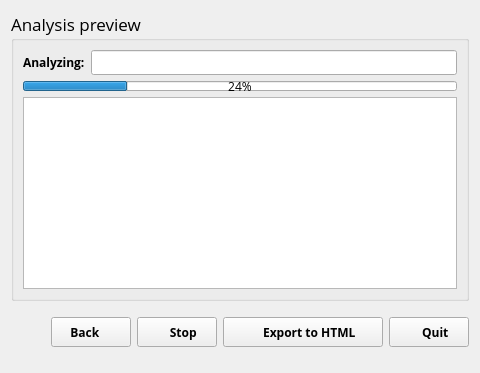
      <widget class="QWidget" name="page_4">
       <layout class="QGridLayout" name="gridLayout_27">
        <item row="0" column="0">
         <widget class="QGroupBox" name="groupBox_analysis_preview">
          <property name="font">
           <font>
            <family>Open Sans</family>
            <pointsize>13</pointsize>
           </font>
          </property>
          <property name="title">
           <string>Analysis preview</string>
          </property>
          <layout class="QGridLayout" name="gridLayout_23">
           <item row="0" column="0">
            <layout class="QGridLayout" name="gridLayout_25">
             <item row="0" column="0">
              <widget class="QLabel" name="label_31">
               <property name="font">
                <font>
                 <pointsize>9</pointsize>
                 <weight>75</weight>
                 <bold>true</bold>
                </font>
               </property>
               <property name="text">
                <string>Analyzing:</string>
               </property>
              </widget>
             </item>
             <item row="1" column="0" colspan="2">
              <widget class="QProgressBar" name="progressBar_analysis">
               <property name="minimumSize">
                <size>
                 <width>0</width>
                 <height>10</height>
                </size>
               </property>
               <property name="maximumSize">
                <size>
                 <width>16777215</width>
                 <height>10</height>
                </size>
               </property>
               <property name="font">
                <font>
                 <pointsize>9</pointsize>
                </font>
               </property>
               <property name="value">
                <number>24</number>
               </property>
              </widget>
             </item>
             <item row="0" column="1">
              <widget class="QLineEdit" name="line_input_path_analysis">
               <property name="font">
                <font>
                 <pointsize>9</pointsize>
                </font>
               </property>
              </widget>
             </item>
            </layout>
           </item>
           <item row="1" column="0">
            <widget class="QTableWidget" name="table_analysis_preview">
             <property name="font">
              <font>
               <family>Open Sans</family>
               <pointsize>8</pointsize>
              </font>
             </property>
            </widget>
           </item>
          </layout>
         </widget>
        </item>
        <item row="2" column="0">
         <layout class="QGridLayout" name="gridLayout_24">
          <item row="0" column="0">
           <spacer name="horizontalSpacer_19">
            <property name="orientation">
             <enum>Qt::Horizontal</enum>
            </property>
            <property name="sizeHint" stdset="0">
             <size>
              <width>40</width>
              <height>20</height>
             </size>
            </property>
           </spacer>
          </item>
          <item row="0" column="1">
           <widget class="QPushButton" name="button_analysis_screen_back">
            <property name="sizePolicy">
             <sizepolicy hsizetype="Fixed" vsizetype="Fixed">
              <horstretch>0</horstretch>
              <verstretch>0</verstretch>
             </sizepolicy>
            </property>
            <property name="minimumSize">
             <size>
              <width>80</width>
              <height>30</height>
             </size>
            </property>
            <property name="maximumSize">
             <size>
              <width>80</width>
              <height>30</height>
             </size>
            </property>
            <property name="font">
             <font>
              <family>Open Sans</family>
              <pointsize>9</pointsize>
              <weight>75</weight>
              <bold>true</bold>
             </font>
            </property>
            <property name="text">
             <string>Back    </string>
            </property>
            <property name="icon">
             <iconset resource="icons.qrc">
              <normaloff>:/icons/arrow_left.png</normaloff>:/icons/arrow_left.png</iconset>
            </property>
            <property name="iconSize">
             <size>
              <width>24</width>
              <height>24</height>
             </size>
            </property>
           </widget>
          </item>
          <item row="0" column="2">
           <widget class="QPushButton" name="button_stop_analysis">
            <property name="sizePolicy">
             <sizepolicy hsizetype="Fixed" vsizetype="Fixed">
              <horstretch>0</horstretch>
              <verstretch>0</verstretch>
             </sizepolicy>
            </property>
            <property name="minimumSize">
             <size>
              <width>80</width>
              <height>30</height>
             </size>
            </property>
            <property name="maximumSize">
             <size>
              <width>80</width>
              <height>30</height>
             </size>
            </property>
            <property name="font">
             <font>
              <family>Open Sans</family>
              <pointsize>9</pointsize>
              <weight>75</weight>
              <bold>true</bold>
             </font>
            </property>
            <property name="layoutDirection">
             <enum>Qt::RightToLeft</enum>
            </property>
            <property name="text">
             <string>    Stop</string>
            </property>
            <property name="icon">
             <iconset resource="icons.qrc">
              <normaloff>:/icons/stop.png</normaloff>:/icons/stop.png</iconset>
            </property>
            <property name="iconSize">
             <size>
              <width>24</width>
              <height>24</height>
             </size>
            </property>
           </widget>
          </item>
          <item row="0" column="3">
           <widget class="QPushButton" name="button_export_to_html">
            <property name="sizePolicy">
             <sizepolicy hsizetype="Fixed" vsizetype="Fixed">
              <horstretch>0</horstretch>
              <verstretch>0</verstretch>
             </sizepolicy>
            </property>
            <property name="minimumSize">
             <size>
              <width>160</width>
              <height>30</height>
             </size>
            </property>
            <property name="maximumSize">
             <size>
              <width>160</width>
              <height>30</height>
             </size>
            </property>
            <property name="font">
             <font>
              <family>Open Sans</family>
              <pointsize>9</pointsize>
              <weight>75</weight>
              <bold>true</bold>
             </font>
            </property>
            <property name="layoutDirection">
             <enum>Qt::RightToLeft</enum>
            </property>
            <property name="text">
             <string>    Export to HTML</string>
            </property>
            <property name="icon">
             <iconset resource="icons.qrc">
              <normaloff>:/icons/html.png</normaloff>:/icons/html.png</iconset>
            </property>
            <property name="iconSize">
             <size>
              <width>24</width>
              <height>24</height>
             </size>
            </property>
           </widget>
          </item>
          <item row="0" column="4">
           <widget class="QPushButton" name="button_quit_analysis_screen">
            <property name="sizePolicy">
             <sizepolicy hsizetype="Fixed" vsizetype="Fixed">
              <horstretch>0</horstretch>
              <verstretch>0</verstretch>
             </sizepolicy>
            </property>
            <property name="minimumSize">
             <size>
              <width>80</width>
              <height>30</height>
             </size>
            </property>
            <property name="maximumSize">
             <size>
              <width>80</width>
              <height>30</height>
             </size>
            </property>
            <property name="font">
             <font>
              <family>Open Sans</family>
              <pointsize>9</pointsize>
              <weight>75</weight>
              <bold>true</bold>
             </font>
            </property>
            <property name="layoutDirection">
             <enum>Qt::RightToLeft</enum>
            </property>
            <property name="text">
             <string>    Quit</string>
            </property>
            <property name="icon">
             <iconset resource="icons.qrc">
              <normaloff>:/icons/button_power.png</normaloff>:/icons/button_power.png</iconset>
            </property>
            <property name="iconSize">
             <size>
              <width>22</width>
              <height>22</height>
             </size>
            </property>
           </widget>
          </item>
         </layout>
        </item>
        <item row="3" column="0">
         <spacer name="verticalSpacer_7">
          <property name="orientation">
           <enum>Qt::Vertical</enum>
          </property>
          <property name="sizeType">
           <enum>QSizePolicy::Fixed</enum>
          </property>
          <property name="sizeHint" stdset="0">
           <size>
            <width>20</width>
            <height>15</height>
           </size>
          </property>
         </spacer>
        </item>
        <item row="1" column="0">
         <spacer name="verticalSpacer_11">
          <property name="orientation">
           <enum>Qt::Vertical</enum>
          </property>
          <property name="sizeType">
           <enum>QSizePolicy::Fixed</enum>
          </property>
          <property name="sizeHint" stdset="0">
           <size>
            <width>20</width>
            <height>10</height>
           </size>
          </property>
         </spacer>
        </item>
       </layout>
      </widget>
